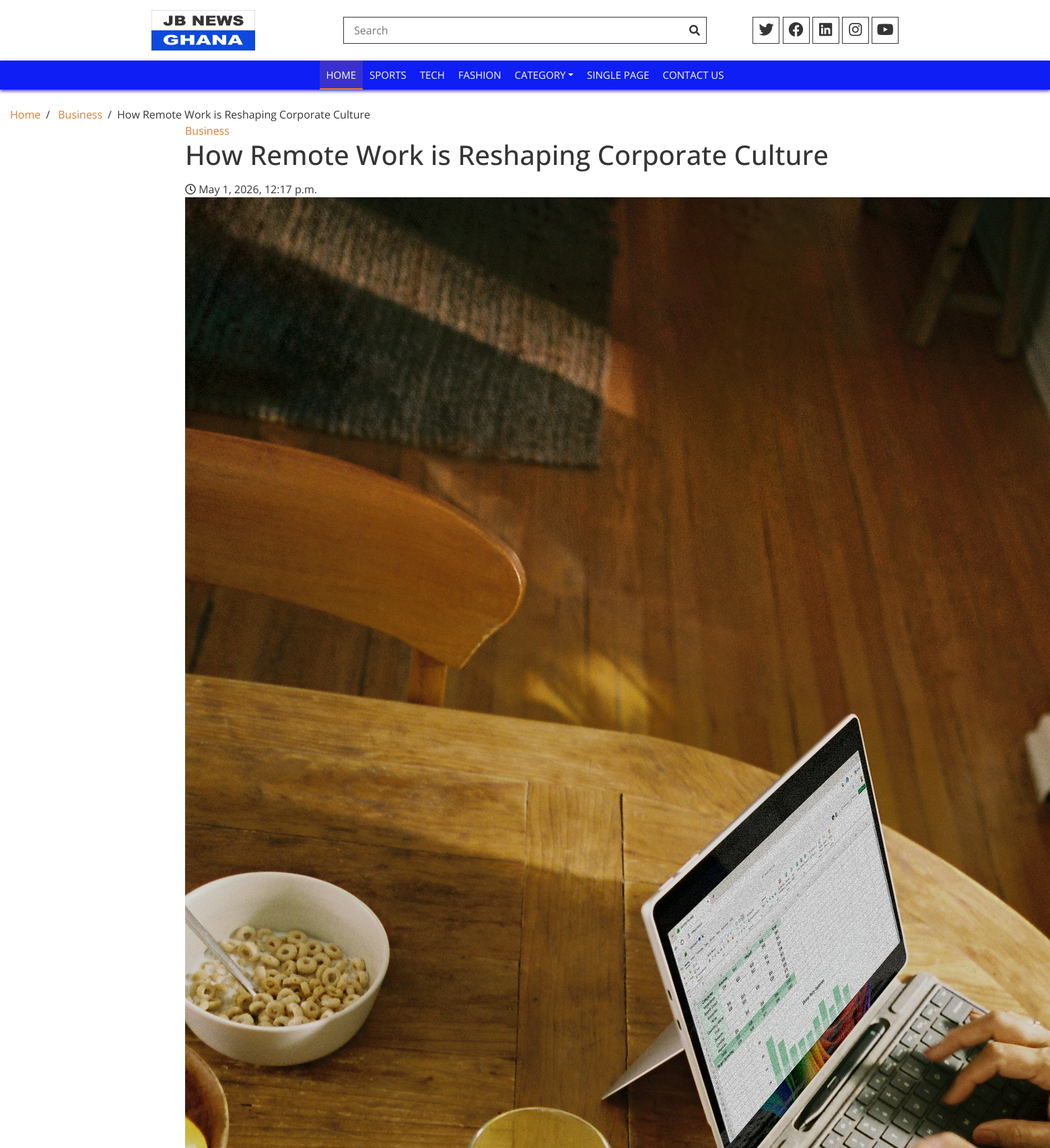
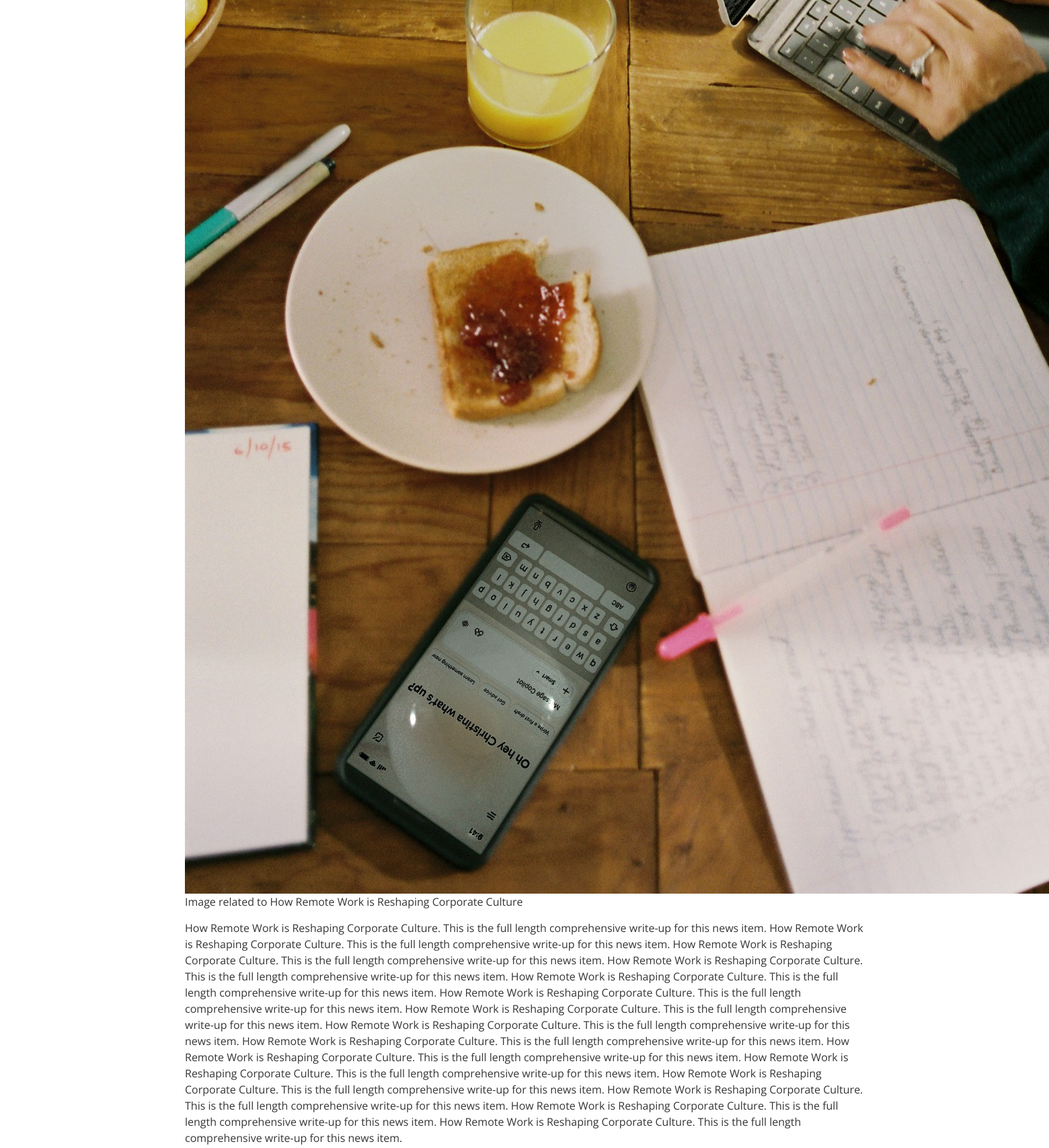
The page /article/how-remote-work-is-reshaping-corporate-culture/ (upper part) on the database its author committed (2 pictures, top to bottom).
### NewsApp/models.py (models this page shows, shortened)
class Article(models.Model):
    class Status(models.TextChoices):
        DRAFT = "draft", "Draft"
        PUBLISHED = "published", "Published"
        ARCHIVED = "archived", "Archived"
    class Prominence(models.TextChoices):
        NORMAL = "normal", "Normal"             # regular article
        TOP_STORY = "top_story", "Top Story"    # one of the 4 right-side cards
        BREAKING = "breaking", "Breaking News"
    title = models.CharField(max_length=255)
    slug = models.SlugField(max_length=255, unique=True,
                            blank=True)   # used in the article URL
    category = models.ForeignKey(
        Category,
        on_delete=models.SET_NULL,
        null=True,
        related_name="articles"
    )
    write_up = models.TextField()
    excerpt = models.TextField(blank=True, max_length=300)
    picture = models.ImageField(
        upload_to="articles/pictures/%Y/%m/")  # homepage thumbnail
    picture_caption = models.CharField(max_length=255, blank=True)
    views = models.PositiveIntegerField(default=0)
    published_at = models.DateTimeField(default=timezone.now)
    created_at = models.DateTimeField(auto_now_add=True)
    updated_at = models.DateTimeField(auto_now=True)
    status = models.CharField(
        max_length=10,
        choices=Status.choices,
        default=Status.DRAFT
    )
    prominence = models.CharField(
        max_length=10,
        choices=Prominence.choices,
        default=Prominence.NORMAL,
        help_text=(
            "Breaking = big left picture (only 1 active). "
            "Top Story = one of the 4 right cards (max 4 active)."
        )
    )
    is_featured = models.BooleanField(
        default=False, help_text="Include this article in the featured category slider.")
    class Meta:
        ordering = ["-published_at"]

class Category(models.Model):
    name = models.CharField(max_length=100, unique=True)
    slug = models.SlugField(max_length=100, unique=True, blank=True)
    description = models.TextField(blank=True)
    show_in_nav = models.BooleanField(
        default=False,
        help_text="Tick to show this category in the navigation bar."
    )
    created_at = models.DateTimeField(auto_now_add=True)
    class Meta:
        verbose_name_plural = "Categories"
        ordering = ["name"]

### NewsApp/views.py (the view)
class ArticleDetailView(DetailView):
    model = Article
    template_name = "article_detail.html"
    slug_field = "slug"
    slug_url_kwarg = "slug"
    def get_queryset(self):
        return Article.objects.filter(status=Article.Status.PUBLISHED)
    def get_object(self):
        obj = super().get_object()
        Article.objects.filter(pk=obj.pk).update(views=F("views") + 1)
        obj.refresh_from_db()
        return obj
    def get_context_data(self, **kwargs):
        context = super().get_context_data(**kwargs)
        article = self.object
        if article.category:
            context["related_articles"] = (
                Article.objects
                .filter(
                    category=article.category,
                    status=Article.Status.PUBLISHED
                )
                .exclude(pk=article.pk)
                .order_by("-published_at")[:4]
            )
        else:
            context["related_articles"] = Article.objects.none()
        return context

### templates/article_detail.html (shortened to what this page needs)
{% extends "base.html" %}
{% load static %}
{% load news_extras %}
{% block content %}
<div class="breadcrumb-wrap">
    <div class="container-fluid">
        <ul class="breadcrumb">
            <li class="breadcrumb-item"><a href="{% url 'news:homepage' %}">Home</a></li>
            {% if article.category %}
            <li class="breadcrumb-item">
                <a href="{% url 'news:category' slug=article.category.slug %}">
                    {{ article.category.name }}
                </a>
            </li>
            {% endif %}
            <li class="breadcrumb-item active">{{ article.title|truncatewords:8 }}</li>
        </ul>
    </div>
</div>
<div class="article-detail">
    <div class="container-fluid">
        <div class="row justify-content-center">
            <div class="col-md-8">
                <div class="article-header">
                    {% if article.category %}
                    <a class="article-category"
                       href="{% url 'news:category' slug=article.category.slug %}">
                        {{ article.category.name }}
                    </a>
                    {% endif %}
                    <h1 class="article-title">{{ article.title }}</h1>
                    <div class="article-meta">
                        <span class="article-time">
                            <i class="far fa-clock"></i>
                            {{ article.published_at|time_ago }}
                        </span>
                    </div>
                </div>
                <div class="article-img">
                    <img src="{{ article.picture.url }}" alt="{{ article.title }}" />
                    {% if article.picture_caption %}
                    <p class="article-img-caption">{{ article.picture_caption }}</p>
                    {% endif %}
                </div>
                <div class="article-body">
                    {{ article.write_up|linebreaks }}
                </div>
            </div>
        </div>
    </div>
</div>
{% endblock %}

### static/css/style.css (style rules this page uses)
body { color: #353535; font-family: "Open Sans", sans-serif; font-weight: 400; background: #ffffff; }
a { color: #e47a2e; transition: 0.5s; }
p { color: #353535; padding: 0; margin: 0 0 15px 0; }
h1, h2, h3, h4, h5, h6 { color: #353535; margin: 0 0 15px 0; padding: 0; }
.breadcrumb-wrap { position: relative; width: 100%; background: #ffffff; }
.breadcrumb-wrap .breadcrumb { margin: 25px 0 0 0; padding: 0; background: none; }
.breadcrumb-wrap .breadcrumb .breadcrumb-item + .breadcrumb-item::before { color: #353535; }
.breadcrumb-wrap .breadcrumb .breadcrumb-item.active { color: #353535; }

### rows shown on the page
Article: category.name "Business", title "How Remote Work is Reshaping Corporate Culture", published_at "May 1, 2026, 12:17 p.m.", picture (picture), picture_caption "Image related to How Remote Work is Reshaping Corporate Culture", write_up "How Remote Work is Reshaping Corporate Culture. This is the full length comprehensive write-up for this news item. How Remote Work is Reshaping Corporate Culture. This is the full length comprehensive write-up for this news item. How Remote Work is Reshaping Corporate Culture. This is the full length comprehensive write-up for this news item. How Remote Work is Reshaping Corporate Culture. This is the full length comprehensive write-up for this news item. How Remote Work is Reshaping Corporate Culture. This is the full length comprehensive write-up for this news item. How Remote Work is Reshaping Corporate Culture. This is the full length comprehensive write-up for this news item. How…"
